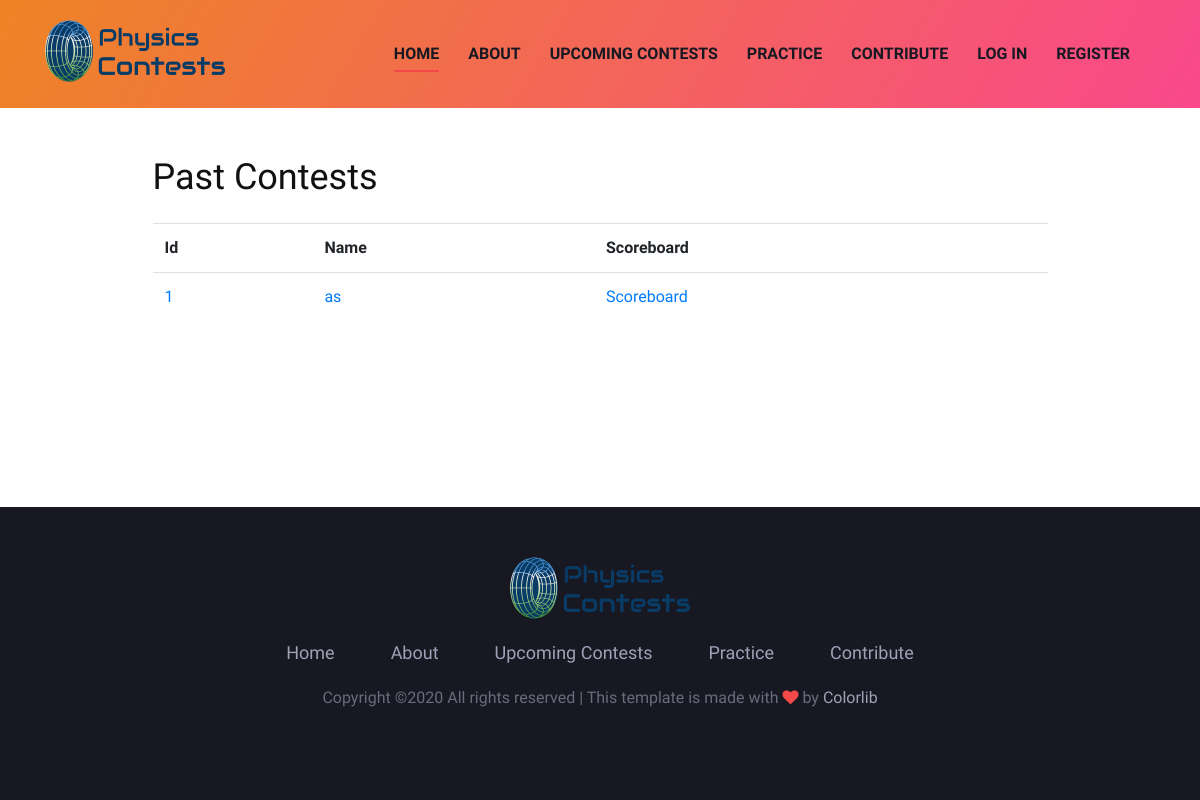
Page /past_contests on the earlier database version.
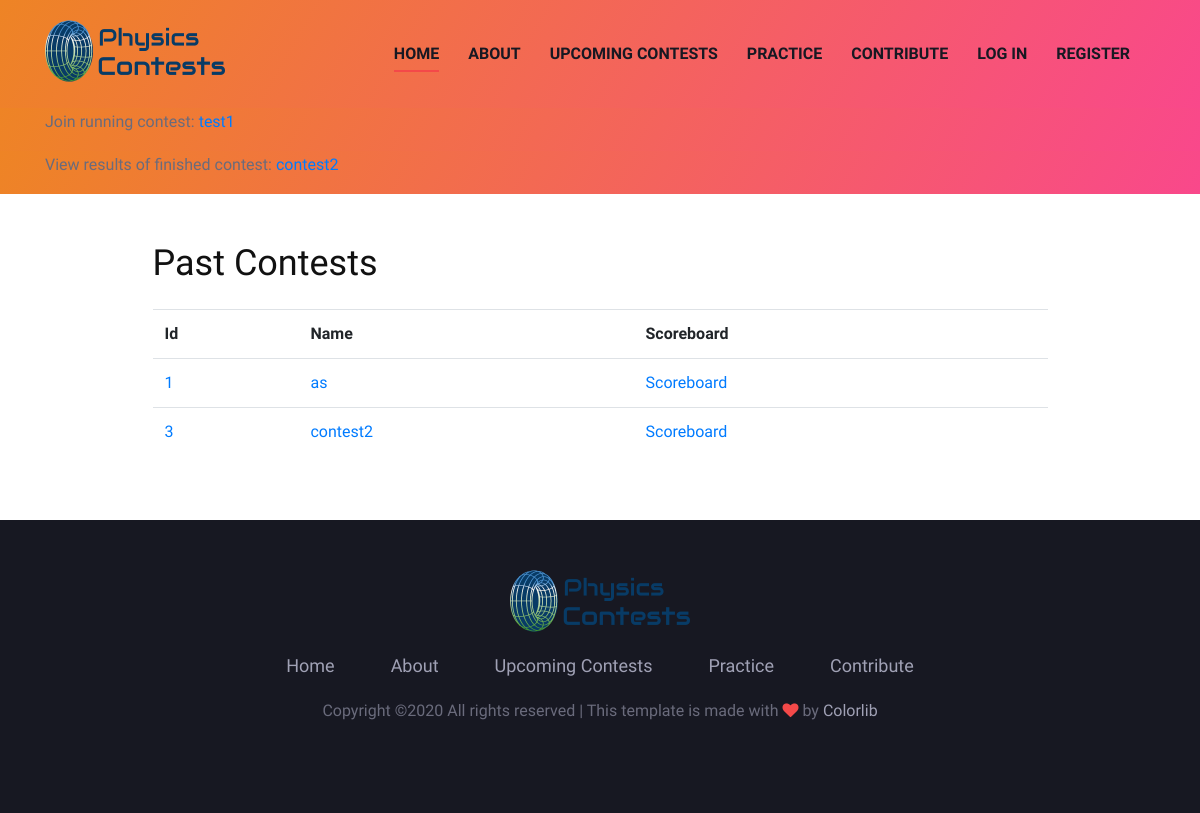
Same page on the later database version.
### physicscontests/models.py (models this page shows)
class Contest(db.Model):
	id = db.Column(db.Integer,primary_key=True)
	name = db.Column(db.String(40), unique=True, nullable=False, default=f"Physicscontest #{id}")
	description = db.Column(db.Text)
	start = db.Column(db.DateTime, nullable=False)
	end = db.Column(db.DateTime, nullable=False)
	tasks = db.relationship('Task', backref='contest')
	creator_id = db.Column(db.Integer, db.ForeignKey('user.id'))

### physicscontests/routes.py (the view)
@app.route("/past_contests")
def past_contests():
	contests = Contest.query.filter(Contest.end <= datetime.now()).all()
	return render_template("past_contests.html", contests=contests)

### physicscontests/__init__.py (called while the page is built)
def get_important_announcements():#should only be triggered once if there is something important
	announcements = []
	return announcements

def get_running_contests():
	contests_running = Contest.query.filter(Contest.start <= datetime.now()).filter(Contest.end > datetime.now()).all()
	return contests_running

def get_finished_contests():
	contests_finished = Contest.query.filter(Contest.end <= datetime.now()).filter(Contest.end > datetime.now() - timedelta(hours=2)).all()
	return contests_finished

### physicscontests/templates/past_contests.html
{% extends 'base.html' %}
{% block body %}
<div class="container mt-5 mb-5">
	<div class="col-lg-10 center-form">
		<h2 class="mb-4">Past Contests</h2>
		<table class="table">
			<tr>
				<th scope="col">Id</th>
				<th scope="col">Name</th>
				<th scope="col">Scoreboard</th>
			</tr>
			{% for contest in contests %}
				<tr>
					<td><a href="/contests/{{ contest.id }}">{{ contest.id }}</a></td>
					<td><a href="/contests/{{ contest.id }}">{{ contest.name }}</a></td>
					<td><a href="{{ url_for('contest_scoreboard', contestID=contest.id) }}">Scoreboard</a></td>
				</tr>
			{% endfor %}
		</table>
	</div>
</div>
{% endblock %}

### physicscontests/templates/base.html (shortened to what the changed rows need)
<!DOCTYPE html>
<html lang="zxx">
<head>
    <link rel="stylesheet" href="{{ url_for('static', filename='css/bootstrap.min.css') }}" type="text/css">
    <link rel="stylesheet" href="{{ url_for('static', filename='css/font-awesome.min.css') }}" type="text/css">
    <link rel="stylesheet" href="{{ url_for('static', filename='css/elegant-icons.css') }}" type="text/css">
    <link rel="stylesheet" href="{{ url_for('static', filename='css/owl.carousel.min.css') }}" type="text/css">
    <link rel="stylesheet" href="{{ url_for('static', filename='css/magnific-popup.css') }}" type="text/css">
    <link rel="stylesheet" href="{{ url_for('static', filename='css/slicknav.min.css') }}" type="text/css">
    <link rel="stylesheet" href="{{ url_for('static', filename='css/style.css') }}" type="text/css">
</head>
<body>
    {% with running_cs = get_running_contests() %}
        {% if running_cs %}
            <header class="header-section bg-gradient">
                <div class="container">
                    {% for contest in running_cs %}
                        <div class="row center-form"><p>Join running contest: <a href="{{ url_for('view_contest', contestID=contest.id) }}">{{ contest.name }}</a></p></div>
                    {% endfor %}
                </div>
            </header>
        {% endif %}
    {% endwith %}
    {% with finished_cs = get_finished_contests() %}
        {% if finished_cs %}
            <header class="header-section bg-gradient">
                <div class="container">
                    {% for contest in finished_cs %}
                        <div class="row center-form"><p>View results of finished contest: <a href="{{ url_for('contest_scoreboard', contestID=contest.id) }}">{{ contest.name }}</a></p></div>
                    {% endfor %}
                </div>
            </header>
        {% endif %}
    {% endwith %}
    {% block body %}{% endblock %}
</body>
</html>

Differences in the rows shown:
added Contest: name "test1"
added Contest: name "contest2", id "3"
